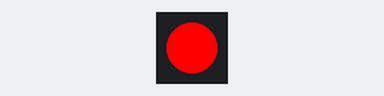
This program was run on a simulated Raspberry Pi (BCM pin numbers). Shown: 1 RGB LEDs in strip order, left to right. What the program prints to the terminal is not drawn.

Above: at 0.1 s.
At 0.97 s:
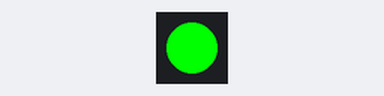
At 2.51 s:
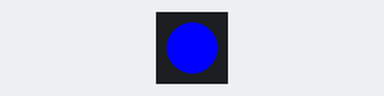
Timing chart, 0 to 3.0 s (numbered marks = the images above):
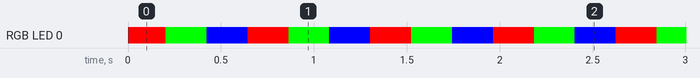

The program:

rgb_rainbow_cycler.py
```python
# ==================================================================================
#  Techie Track - RGB LED Rainbow Cycler
# ==================================================================================
#  Description : Smoothly cycles an RGB LED through a full color spectrum using
#                customizable step increments for smooth or fast transitions.
#
#  Hardware    : Raspberry Pi + RGB LED
#                Connected to GPIO pins: Red=4, Green=3, Blue=2
#
#  Features    : - Continuous color cycling (Red → Green → Blue → Red)
#                - Adjustable step precision for animation smoothness
#                - Keyboard interrupt to safely stop and turn off LED
# ----------------------------------------------------------------------------------
#  Author      : Dennis McKenzie
#  Version     : 1.0
#  Date        : 04/22/2025
# ==================================================================================

from gpiozero import RGBLED
from time import sleep

print("\n" + "="*80)
print("      Techie Track - RGB LED Rainbow Cycler")
print("="*80 + "\n")

# Initialize RGB LED with GPIO pins (adjust as needed)
led = RGBLED(red=4, green=3, blue=2)

# Define the increment step (e.g., 0.01 for smooth, 0.1 for faster stepping)
step = 0.1  # You can tweak this value

def cycle_colors(step):
    # Cycle Red -> Green
    for g in frange(0, 1, step):
        led.color = (1 - g, g, 0)
        sleep(0.02)
    # Cycle Green -> Blue
    for b in frange(0, 1, step):
        led.color = (0, 1 - b, b)
        sleep(0.02)
    # Cycle Blue -> Red
    for r in frange(0, 1, step):
        led.color = (r, 0, 1 - r)
        sleep(0.02)

# Helper function for float-based range
def frange(start, stop, step):
    while start < stop:
        yield round(start, 4)
        start += step

# Main loop
try:
    while True:
        cycle_colors(step)
except KeyboardInterrupt:
    led.off()
    print("\nStopped color cycling.")
```

Measured:
- by itself, RGB LED 0: repeats every 0.66 s: RGB(0, 255, 0) 0.22 s, RGB(0, 0, 255) 0.22 s, RGB(255, 0, 0) 0.22 s
- by itself, everything shown: repeats every 0.66 s, in 3 steps
